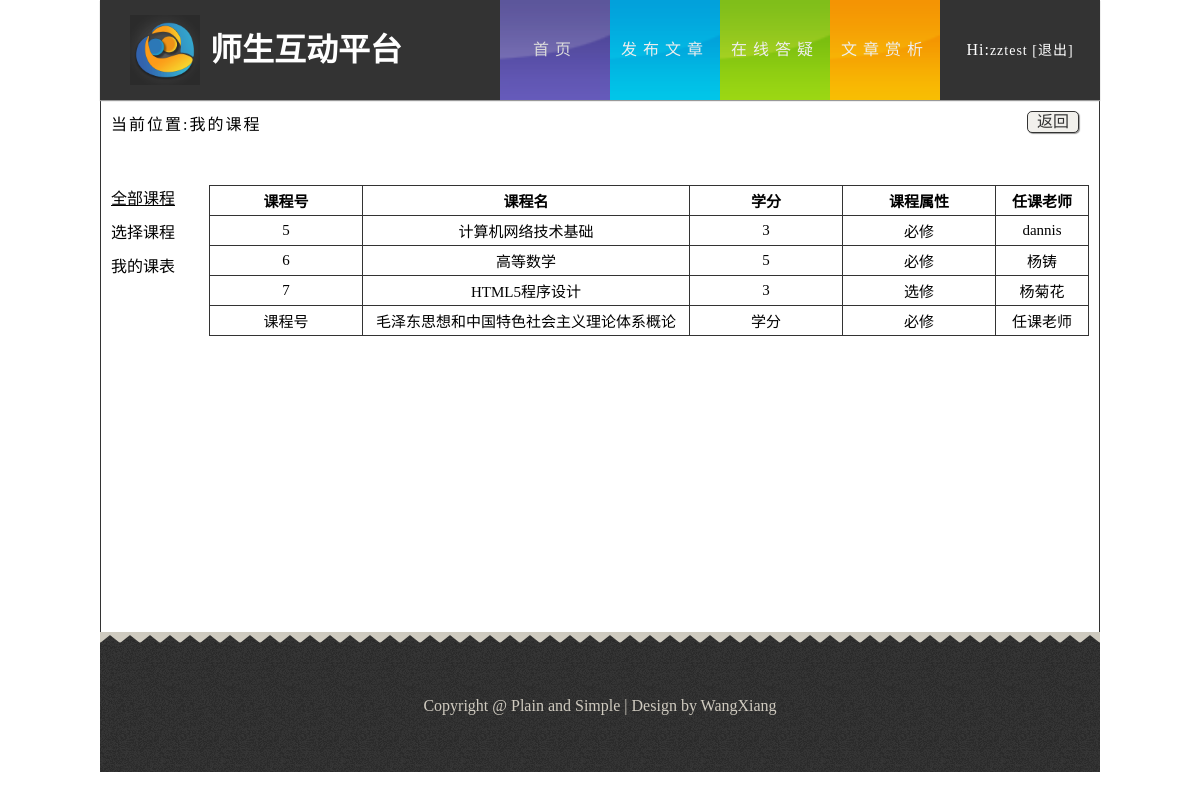
The page /myclass.php (signed in) on the database its author committed.
### tables this page shows
CREATE TABLE `tb_course` (
  `course_id` int(4) unsigned NOT NULL AUTO_INCREMENT,
  `course_name` varchar(255) DEFAULT NULL,
  `course_type` varchar(20) DEFAULT NULL,
  `credits` varchar(10) DEFAULT NULL,
  `classroom` varchar(100) DEFAULT NULL,
  `week` varchar(20) DEFAULT NULL,
  `ctime` varchar(20) DEFAULT NULL,
  `teacher` varchar(20) DEFAULT NULL,
  PRIMARY KEY (`course_id`)
);

CREATE TABLE `tb_teacher` (
  `account` char(255) NOT NULL,
  `password` char(255) DEFAULT NULL,
  `teacher_id` int(255) NOT NULL AUTO_INCREMENT,
  `chinese_name` varchar(255) DEFAULT NULL,
  `sex` varchar(255) DEFAULT NULL,
  `address` varchar(255) DEFAULT NULL,
  `tel` varchar(255) DEFAULT NULL,
  `remark` varchar(255) DEFAULT NULL,
  `count` int(5) DEFAULT '0',
  `head_pic` varchar(100) DEFAULT NULL,
  PRIMARY KEY (`teacher_id`)
);

### public/myclass.php (the view, shortened to what this page needs)
<!DOCTYPE html>
<html lang="zh-cn">
<head>
	<link rel="stylesheet" href="css/style.css">
</head>
<body>
    <header id="header">
	    <div class="sec">
		    <h1 class="logo">师生互动平台</h1>
			<nav class="link">
			    <ul class="o-nav">
			        <li class="active"><a href="###" class="s-bc">首页</a></li>
				    <li><a href="###" class="f-bc">发布文章</a></li>
				    <li><a href="###" class="d-bc">在线答疑</a></li>
				    <li><a href="###" class="w-bc">文章赏析</a></li>
			    </ul>
				<div class="dz">
				    <ul>
					<?php
						if(isset($_COOKIE["username"])){
							echo "<div class=\"dlz\">Hi:<a href=\"setinfo.php\"><span>".$_COOKIE["username"]." </span></a><a href=\"logout.php\">[退出]</a></div>";
						}else{
					?>
					   <li><a href="login.php">登录</a></li>
					   <li><a href="register.php">注册</a></li>
					<?php
						}
					?>
					</ul>
				</div>
			</nav>
		</div>
	</header>
    <div id="content" style="width:998px;border:1px solid #333;height:530px;padding:0">
	    <div class="wk zylb" style="background:#fff;">
		    <div class="wz">
			    当前位置:我的课程
			</div>
		    <div class="return">
			    <a href="#" style=" color:#333">返回</a>
			</div>
			<div class="cj">
			    <div class="sx">
				    <div>
					    <a href="#" class="cjkc-active">全部课程</a>
					</div>
					<div>
					    <a href="choosesource.php">选择课程</a>
					</div>
					<div>
					    <a href="#">我的课表</a>
					</div>
				</div>
				<div class="cjlb">
				    <table border="1">
						<tr>
						    <th style="width:150px">课程号</th>
							<th>课程名</th>
							<th style="width:150px">学分</th>
							<th style="width:150px">课程属性</th>
							<th style="width:90px">任课老师</th>
						</tr>
						<?php
							$result = mysql_query("SELECT * FROM tb_choosecourse WHERE student_id = '".$_COOKIE['id']."'");
							while ($row = mysql_fetch_array($result)) {
								echo "<tr>";
								$result_a = mysql_query("SELECT * FROM tb_course WHERE course_id = '".$row['course_id']."'");
								while ($row_a = mysql_fetch_array($result_a)) {
									echo "<td>".$row_a['course_id']."</td>";
									echo "<td>".$row_a['course_name']."</td>";
									echo "<td>".$row_a['credits']."</td>";
									echo "<td>".$row_a['course_type']."</td>";
								}
								$result_b = mysql_query("SELECT * FROM tb_teacher WHERE teacher_id = '".$row['teacher_id']."'");
								while ($row_b = mysql_fetch_array($result_b)) {
									echo "<td>".$row_b['chinese_name']."</td>";
								}
								echo "</tr>";
							}
						?>
						<tr>
						    <td>课程号</td>
							<td>毛泽东思想和中国特色社会主义理论体系概论</td>
							<td>学分</td>
							<td>必修</td>
							<td>任课老师</td>
						</tr>
					</table>
				</div>
			</div>
		</div>
	</div>
	<footer>
	    <div class="footer">
		      Copyright&nbsp;&#64;&nbsp;Plain and Simple&nbsp;&#124;&nbsp;Design by WangXiang
		</div>
	</footer>
</body>
</html>

### public/css/style.css (style rules this page uses)
body,ul,h1 { margin:0; padding:0; }
.wk { width:998px; height:420px; }
.zylb { height:531px; background:#cecabf; }
.zylb>.wz { display:inline-block; margin:10px 0 0 10px; letter-spacing:2px; }
.zylb>.return { float:right; width:50px; height:20px; line-height:20px; border:1px solid #333; border-radius:5px; text-align:center; margin:10px 20px 0 0; display:inline-block; box-shadow:1px 1px 1px #999; background:#f1f0ec; }
.return>a { color:#333; }
#header { width:100%; height:100px; background-color:#fff; }
ul { list-style:none; }
a { text-decoration:none;color:#333 }
.sec { width:1000px; height:100px; background-color:#333; margin:0 auto; box-shadow:0 1px 1px #999; position:relative; z-index:9999; }
.logo { background:url(../img/logo.png) no-repeat; background-size:70px 70px; width:330px; height:70px; text-indent:80px; float:left; margin-left:30px; margin-top:15px; color:#fff; line-height:70px; }
#header .link { float:right; height:100px; width:600px; text-align:center; line-height:100px; letter-spacing:6px; }
#header .o-nav li { float:left; width:110px; }
#header .o-nav li>a { display:block; color:#eee; }
#header .s-bc { background:url(../img/bg1.png) no-repeat; background-size:110px 100px; }
#header .f-bc { background:url(../img/bg2.png) no-repeat; background-size:110px 100px; }
#header .d-bc { background:url(../img/bg3.png) no-repeat; background-size:110px 100px; }
#header .w-bc { background:url(../img/bg4.png) no-repeat; background-size:110px 100px; }
#header .o-nav li>a:hover,#header .o-nav .active>a { opacity:0.9; }
#header .dz .dlz { color:#fff;letter-spacing:1px }
#header .dz .dlz>a { color:#fff;font-size:14px; }
#content { background:#cecabf; width:1000px; height:auto; margin:0 auto; padding-bottom:30px; }
footer { margin:0 auto; width:1000px; background:#cecabf; }
.footer { background:url(../img/footer.png); width:1000px; height:140px; color:#d0cbc0; text-align:center; line-height:140px; font-family:SimHei; }
.cj { margin-top:50px; }
.cj .sx { float:left;text-align:right;margin-left:10px }
.cj .sx>div { margin-bottom:10px; }
.cj .sx>div a { color:#000; }
.cj .cjlb { width:880px;height:421px;overflow-y:scroll;margin-right:10px;float:right;margin-bottom:30px; }
.cj .cjlb>table { width:100%;text-align:center;border-collapse:collapse;border-spacing:0;font-size:15px; }
.cj .cjlb>table tr { height:30px; }
.cj .cjlb>table tr td,.cj .cjlb>table tr th { border:1px solid #333 }
.cj .sx .cjkc-active { text-decoration:underline; }

### rows shown on the page
tb_course: course_id "5", course_name "计算机网络技术基础", credits "3", course_type "必修"
tb_teacher: chinese_name "dannis"
tb_course: course_id "6", course_name "高等数学", credits "5", course_type "必修"
tb_teacher: chinese_name "杨铸"
tb_course: course_id "7", course_name "HTML5程序设计", credits "3", course_type "选修"
tb_teacher: chinese_name "杨菊花"

### other values the page prints
$_COOKIE["username"] "zztest"
